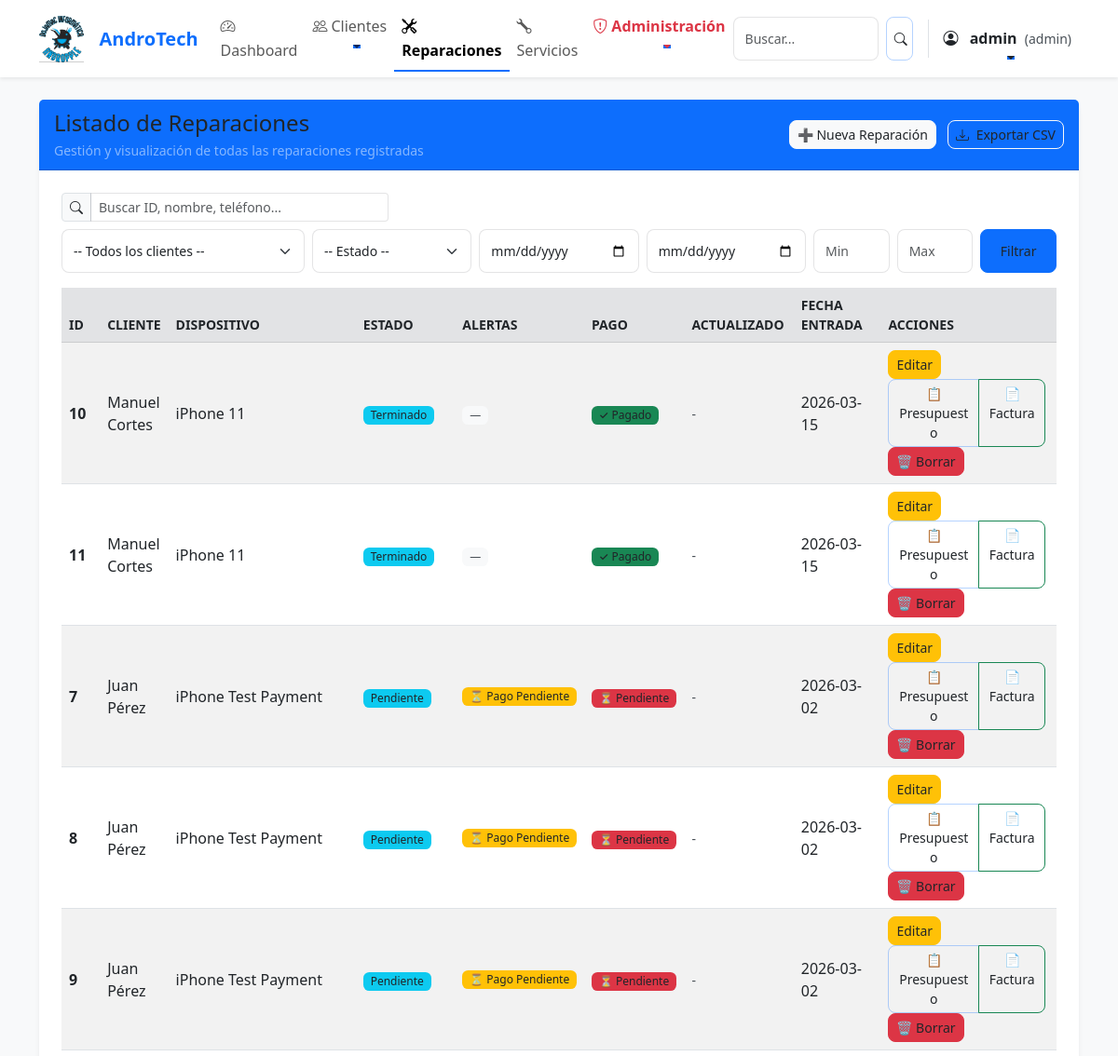
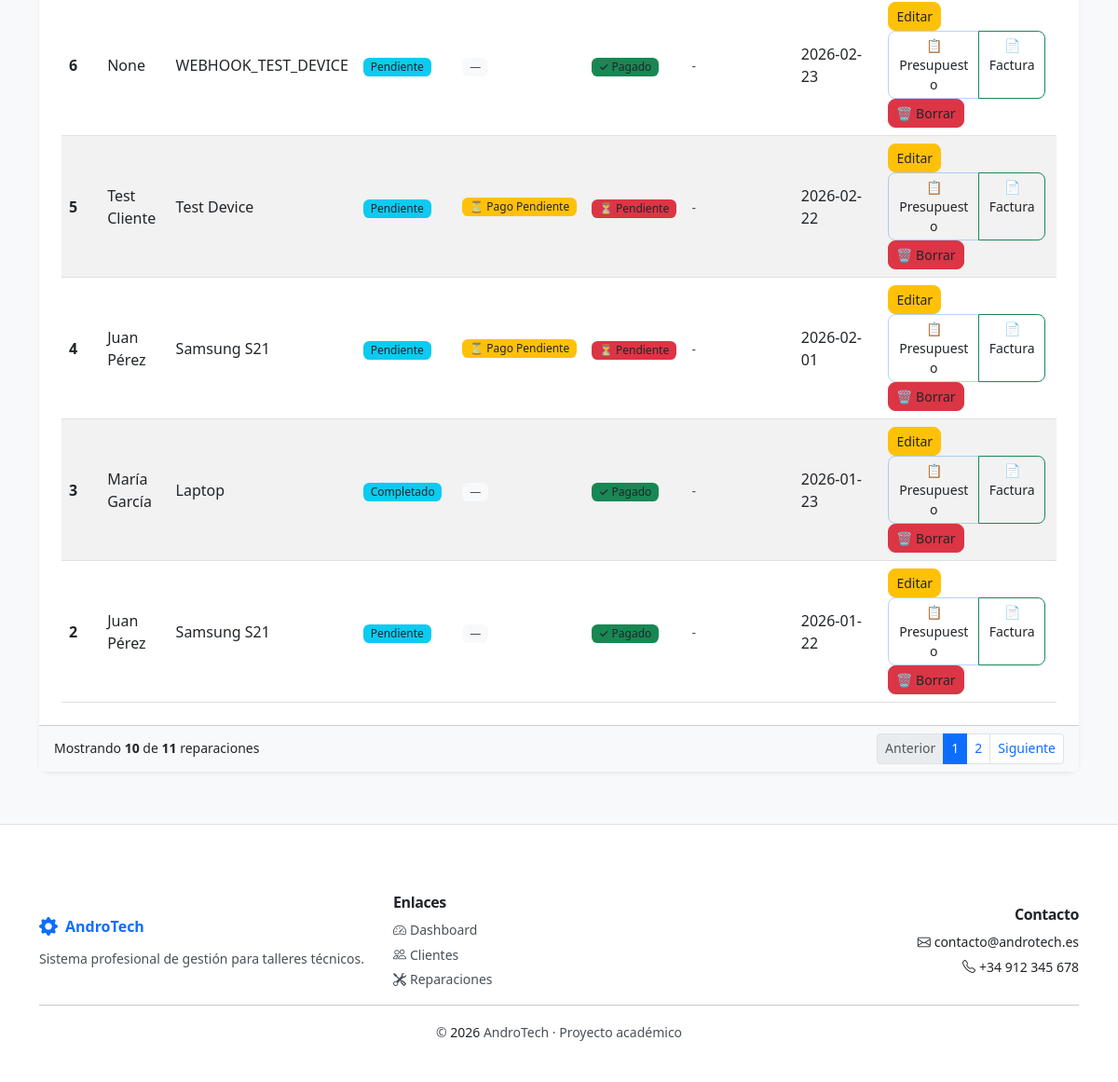
The app's page /reparaciones (signed in), older data (2 pictures, top to bottom).
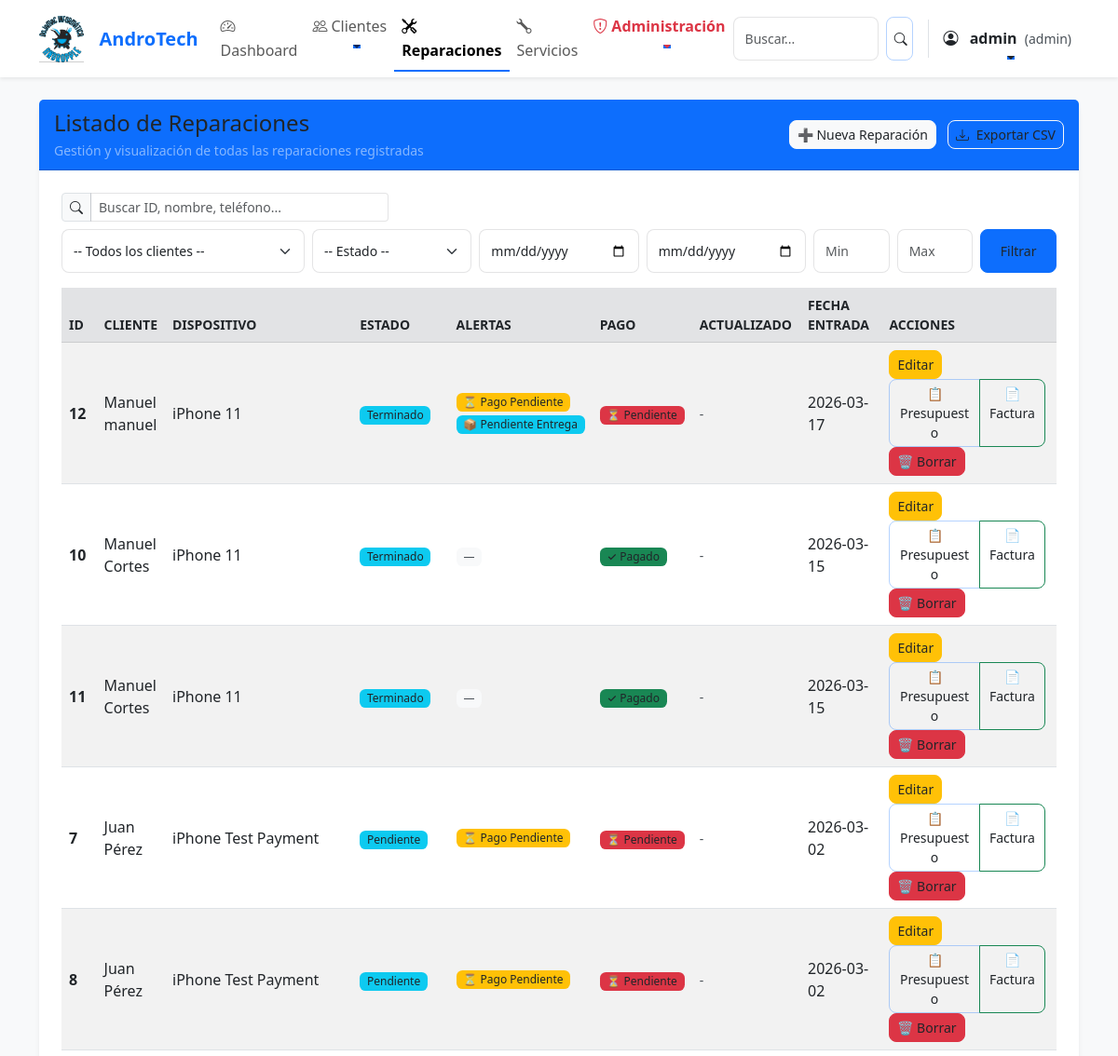
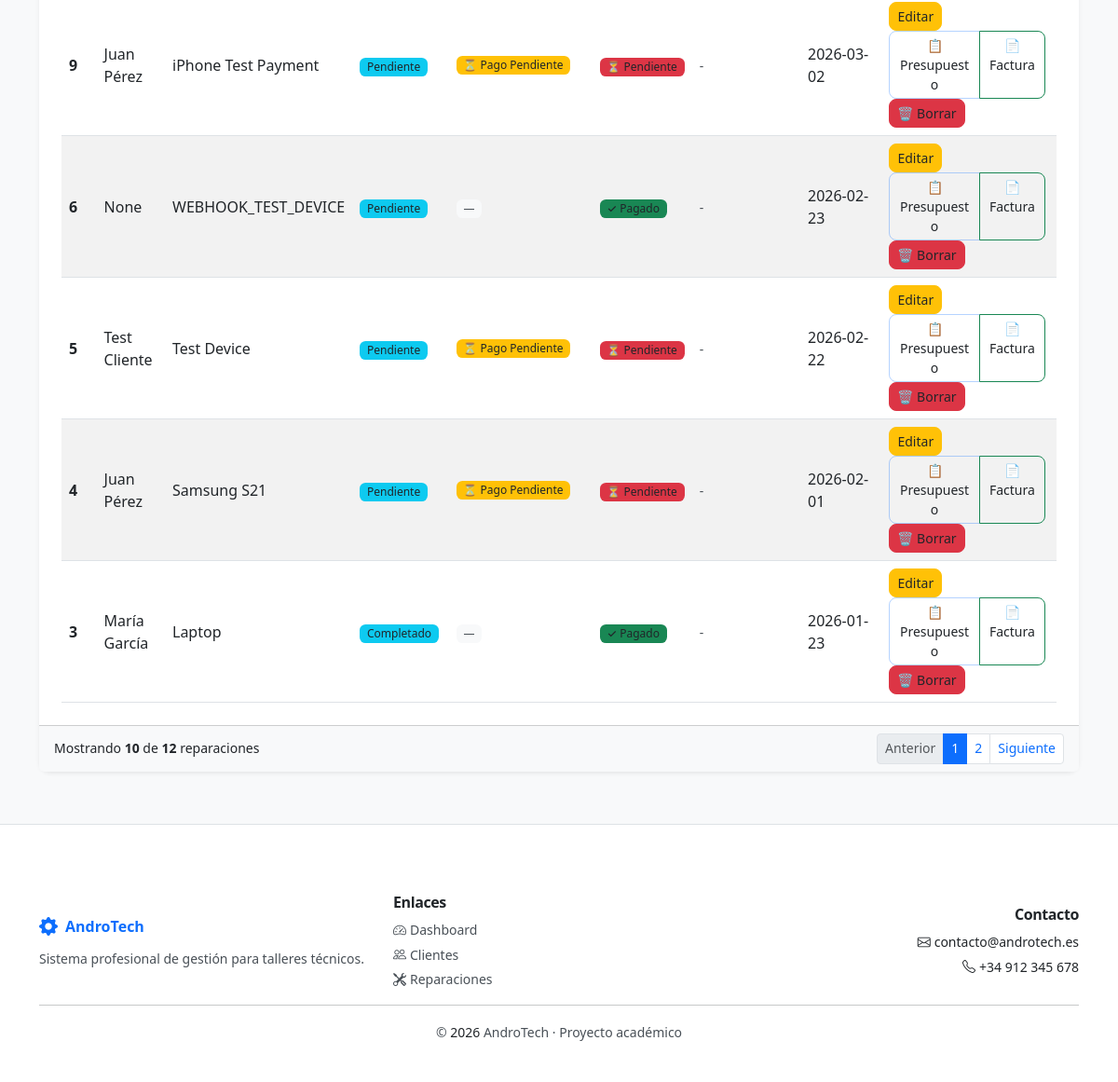
The same page, newer data (2 pictures, top to bottom).
### tables this page shows
CREATE TABLE reparaciones (
    id INTEGER PRIMARY KEY AUTOINCREMENT,
    cliente_id INTEGER,
    dispositivo TEXT NOT NULL,
    descripcion TEXT,
    estado TEXT DEFAULT 'Pendiente',
    fecha_entrada TEXT,
    fecha_salida TEXT,
    precio REAL,
    tipo_documento TEXT DEFAULT 'presupuesto',
    estado_pago TEXT DEFAULT 'Pendiente',
    fecha_pago TEXT,
    metodo_pago TEXT,
    FOREIGN KEY (cliente_id) REFERENCES clientes(id)
);

CREATE TABLE clientes (
    id INTEGER PRIMARY KEY AUTOINCREMENT,
    nombre TEXT NOT NULL,
    telefono TEXT,
    email TEXT,
    direccion TEXT
);

### app.py (the view, shortened to what this page needs)
@app.route("/reparaciones")
@login_required
def reparaciones():
    conn = get_db()
    cliente_id = request.args.get('cliente_id', '').strip()
    estado = request.args.get('estado', '').strip()
    desde = request.args.get('desde', '').strip()
    hasta = request.args.get('hasta', '').strip()
    precio_min = request.args.get('precio_min', '').strip()
    precio_max = request.args.get('precio_max', '').strip()
    q = request.args.get('q', '').strip()
    try:
        page = int(request.args.get('page', 1))
        if page < 1:
            page = 1
    except ValueError:
        page = 1
    per_page = 10
    offset = (page - 1) * per_page
    sql_base = "FROM reparaciones LEFT JOIN clientes ON clientes.id = reparaciones.cliente_id"
    where_clauses = []
    params = []
    if cliente_id:
        where_clauses.append("reparaciones.cliente_id = ?")
        params.append(cliente_id)
    if estado:
        where_clauses.append("reparaciones.estado = ?")
        params.append(estado)
    if desde:
        where_clauses.append("reparaciones.fecha_entrada >= ?")
        params.append(desde)
    if hasta:
        where_clauses.append("reparaciones.fecha_entrada <= ?")
        params.append(hasta)
    if precio_min:
        try:
            params.append(float(precio_min))
            where_clauses.append("reparaciones.precio >= ?")
        except ValueError:
            pass
    if precio_max:
        try:
            params.append(float(precio_max))
            where_clauses.append("reparaciones.precio <= ?")
        except ValueError:
            pass
    where_sql = (" WHERE " + " AND ".join(where_clauses)) if where_clauses else ""
    total_sql = "SELECT COUNT(*) " + sql_base + where_sql
    total = conn.execute(total_sql, tuple(params)).fetchone()[0]
    select_sql = "SELECT reparaciones.*, clientes.nombre AS cliente " + sql_base + where_sql + " ORDER BY fecha_entrada DESC LIMIT ? OFFSET ?"
    final_params = params + [per_page, offset]
    datos = conn.execute(select_sql, tuple(final_params)).fetchall()
    datos_enriquecidos = []
    for r in datos:
        r_dict = dict(r)
        ultima_actualizacion = conn.execute(
            "SELECT fecha_cambio FROM reparaciones_historial WHERE reparacion_id = ? ORDER BY fecha_cambio DESC LIMIT 1",
            (r_dict['id'],)
        ).fetchone()
        r_dict['ultima_actualizacion'] = ultima_actualizacion['fecha_cambio'] if ultima_actualizacion else None
        r_dict['alertas_info'] = calcular_alertas_reparacion(r_dict, r_dict['ultima_actualizacion'])
        datos_enriquecidos.append(r_dict)
    clientes = conn.execute("SELECT id, nombre FROM clientes ORDER BY nombre").fetchall()
    conn.close()
    filters = {}
    if cliente_id:
        filters['cliente_id'] = cliente_id
    if estado:
        filters['estado'] = estado
    if desde:
        filters['desde'] = desde
    if hasta:
        filters['hasta'] = hasta
    if precio_min:
        filters['precio_min'] = precio_min
    if precio_max:
        filters['precio_max'] = precio_max
    if q:
        filters['q'] = q
    filters_query = urllib.parse.urlencode(filters)
    total_pages = max(1, (total + per_page - 1) // per_page)
    mostrar_precios = session.get('rol') in ['admin', 'tecnico']
    return render_template("reparaciones.html", reparaciones=datos_enriquecidos, clientes=clientes, filters=filters, filters_query=filters_query, page=page, total_pages=total_pages, per_page=per_page, total=total, mostrar_precios=mostrar_precios, user_role=session.get('rol'))

### app.py (called while the page is built)
@app.before_request
def make_session_permanent():
    session.permanent = True

@app.before_request
def ensure_csrf_token():
    if 'csrf_token' not in session:
        session['csrf_token'] = secrets.token_urlsafe(16)

@app.context_processor
def inject_csrf_token():
    return dict(csrf_token=session.get('csrf_token'))

### auth.py (called while the page is built)
def login_required(f):
    @wraps(f)
    def decorated_function(*args, **kwargs):
        if 'usuario' not in session:
            flash('Debes iniciar sesión para acceder a esta página.', 'danger')
            return redirect(url_for('login'))
        return f(*args, **kwargs)
    return decorated_function

### db.py (called while the page is built)
def get_db():
    conn = sqlite3.connect("database/andro_tech.db")
    conn.row_factory = sqlite3.Row
    return conn

### utils/security.py (called while the page is built)
def ensure_csrf_token():
    if 'csrf_token' not in session:
        session['csrf_token'] = secrets.token_urlsafe(16)

def inject_csrf_token():
    return dict(csrf_token=session.get('csrf_token'))

### templates/reparaciones.html (shortened to what the changed rows need)
{% extends "base.html" %}
{% block content %}
<div class="row justify-content-center py-4">
    <div class="col-12">
        <div class="card shadow-sm border-0">
            <div class="card-body">
                <div class="table-responsive">
                    <table class="table table-striped table-hover align-middle mb-0">
                        <thead class="table-secondary text-secondary small text-uppercase">
                        <tr>
                            <th scope="col" style="width:80px;">ID</th>
                            <th scope="col">Cliente</th>
                            <th scope="col">Dispositivo</th>
                            <th scope="col" style="width:140px;">Estado</th>
                            <th scope="col" style="width:110px;">Alertas</th>
                            <th scope="col" style="width:110px;">Pago</th>
                            <th scope="col" style="width:130px;">Actualizado</th>
                            <th scope="col" style="width:160px;">Fecha entrada</th>
                            <th scope="col" style="width:200px;">Acciones</th>
                        </tr>
                        </thead>
                        <tbody>
                        {% for r in reparaciones %}
                        <tr>
                            <td class="fw-semibold">{{ r.id }}</td>
                            <td>{{ r.cliente }}</td>
                            <td>{{ r.dispositivo }}</td>
                            <td>
                                <span class="badge bg-info text-dark">{{ r.estado }}</span>
                            </td>
                            <td>
                                {% if r.alertas_info.tiene_alertas %}
                                    <div class="d-flex gap-1 flex-wrap">
                                        {% for alerta in r.alertas_info.alertas %}
                                        <span class="badge bg-{{ alerta.color }} small" title="{{ alerta.mensaje }}">
                                            {{ alerta.icono }} {{ alerta.tipo|replace('_', ' ')|title }}
                                        </span>
                                        {% endfor %}
                                    </div>
                                {% else %}
                                    <span class="badge bg-light text-muted small">—</span>
                                {% endif %}
                            </td>
                            <td>
                                {% if r.estado_pago == 'Pagado' %}
                                    <span class="badge bg-success">✓ Pagado</span>
                                {% else %}
                                    <span class="badge bg-danger">⏳ Pendiente</span>
                                {% endif %}
                            </td>
                            <td>
                                {% if r.ultima_actualizacion %}
                                    <small class="text-muted">{{ r.ultima_actualizacion|strftime('%d/%m/%Y') }}</small>
                                {% else %}
                                    <small class="text-muted">-</small>
                                {% endif %}
                            </td>
                            <td>{{ r.fecha_entrada }}</td>
                            <td>
                                <a href="/reparaciones/editar/{{ r.id }}" class="btn btn-warning btn-sm me-1">Editar</a>
                                <div class="btn-group btn-group-sm me-1" role="group">
                                    <a href="/reparaciones/pdf/{{ r.id }}?tipo=presupuesto" class="btn btn-outline-primary" target="_blank" title="Descargar presupuesto">📋 Presupuesto</a>
                                    <a href="/reparaciones/pdf/{{ r.id }}?tipo=factura" class="btn btn-outline-success" target="_blank" title="Descargar factura">📄 Factura</a>
                                </div>
                                {% if user_role == 'admin' %}
                                <button type="button" class="btn btn-danger btn-sm" data-bs-toggle="modal" data-bs-target="#confirmBorrarModal"
                                        onclick="setConfirmData('/reparaciones/borrar/{{ r.id }}', 'Borrar Reparación', '¿Estás seguro de que deseas borrar esta reparación (#{{ r.id }})? Esta acción no se puede deshacer.')">
                                    🗑️ Borrar
                                </button>
                                {% endif %}
                            </td>
                        </tr>
                        {% endfor %}
                        </tbody>
                    </table>
                </div>
            </div>
            <div class="card-footer bg-light small text-muted">
                <div class="d-flex justify-content-between align-items-center">
                    <div>Mostrando <strong>{{ reparaciones|length }}</strong> de <strong>{{ total }}</strong> reparaciones</div>
                    <div>
                        <nav aria-label="Paginacion">
                            <ul class="pagination pagination-sm mb-0">
                                {% for p in range(1, total_pages+1) %}
                                <li class="page-item {% if p == page %}active{% endif %}"><a class="page-link" href="?page={{ p }}{% if filters_query %}&{{ filters_query }}{% endif %}">{{ p }}</a></li>
                                {% endfor %}
                            </ul>
                        </nav>
                    </div>
                </div>
            </div>
        </div>
    </div>
</div>
{% endblock %}

Row changes from the older to the newer data that the page shows:
no longer on this page (row unchanged): reparaciones: id "2", cliente "Juan Pérez", dispositivo "Samsung S21", estado "Pendiente", estado_pago "✓ Pagado", fecha_entrada "2026-01-22"
added reparaciones: id "12", cliente "Manuel manuel", dispositivo "iPhone 11", estado "Terminado", icono "⏳" "📦", tipo "Pago Pendiente" "Pendiente Entrega", estado_pago "⏳ Pendiente", fecha_entrada "2026-03-17"
Text that changed along with them:
{{ total }}: "11" → "12"
